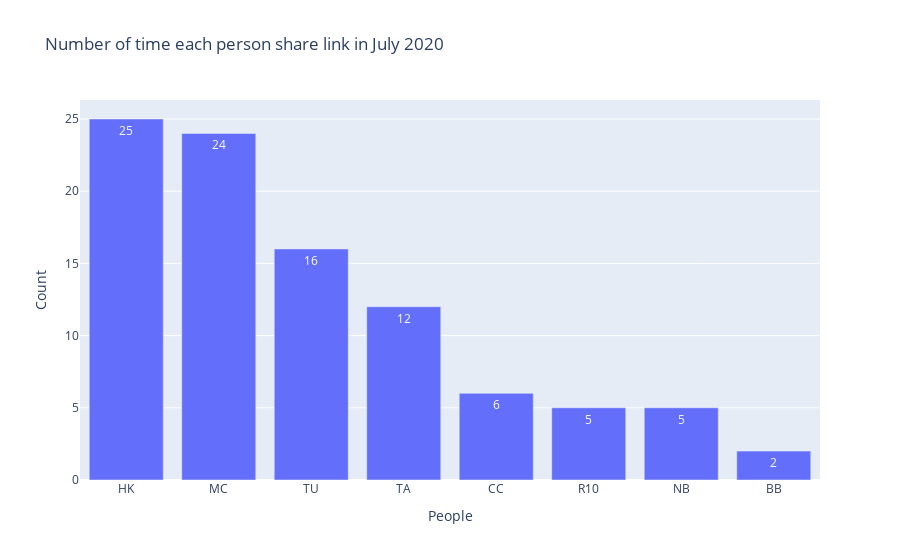

This figure's notebook cell:
### Code cell
#share link http
sharelk = thang7[thang7['Message'].str.contains('https')==True]['Author'].value_counts()

sharelk = pd.DataFrame(sharelk).reset_index()
sharelk = sharelk.rename(columns={'index':'People','Author':'Count'})
px.bar(sharelk,y='Count',x='People',title='Number of time each person share link in July 2020',
      text = ['25', '24', '16', 
     '12', '6', '5', '5', '2'])

### Figure 1 — Plotly figure (JSON) as saved in the notebook; plotly's stock layout.template omitted (floating-point values rounded to 4 significant figures)
{"data": [{"alignmentgroup": "True", "hovertemplate": "People=%{x}<br>Count=%{y}<br>text=%{text}<extra></extra>", "legendgroup": "", "marker": {"color": "#636efa"}, "name": "", "offsetgroup": "", "orientation": "v", "showlegend": false, "text": ["25", "24", "16", "12", "6", "5", "5", "2"], "textposition": "auto", "type": "bar", "x": ["HK", "MC", "TU", "TA", "CC", "R10", "NB", "BB"], "xaxis": "x", "y": [25, 24, 16, 12, 6, 5, 5, 2], "yaxis": "y"}], "layout": {"barmode": "relative", "legend": {"tracegroupgap": 0}, "title": {"text": "Number of time each person share link in July 2020"}, "xaxis": {"anchor": "y", "domain": [0, 1], "title": {"text": "People"}}, "yaxis": {"anchor": "x", "domain": [0, 1], "title": {"text": "Count"}}}}
